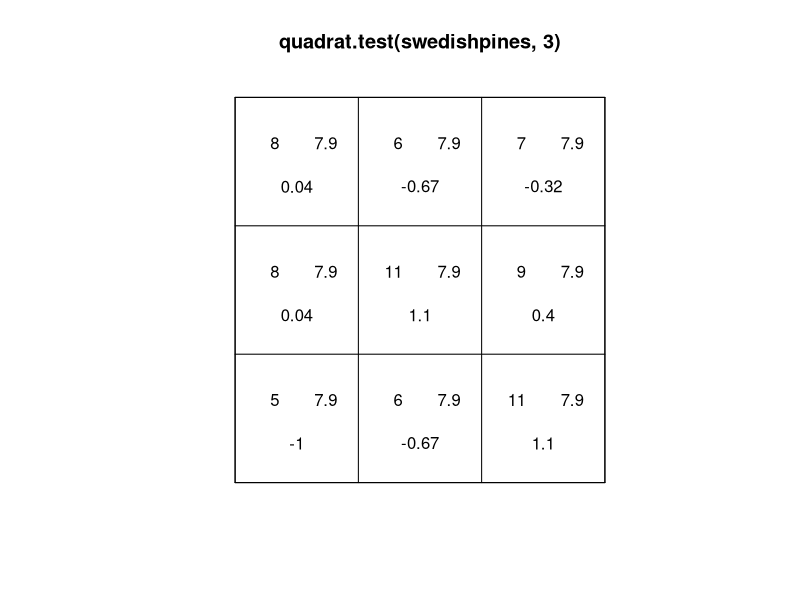

Reproduce this figure in R.
library(spatstat)


### Name: plot.quadrattest
### Title: Display the result of a quadrat counting test.
### Aliases: plot.quadrattest
### Keywords: spatial htest hplot

### ** Examples

   plot(quadrat.test(swedishpines, 3))
